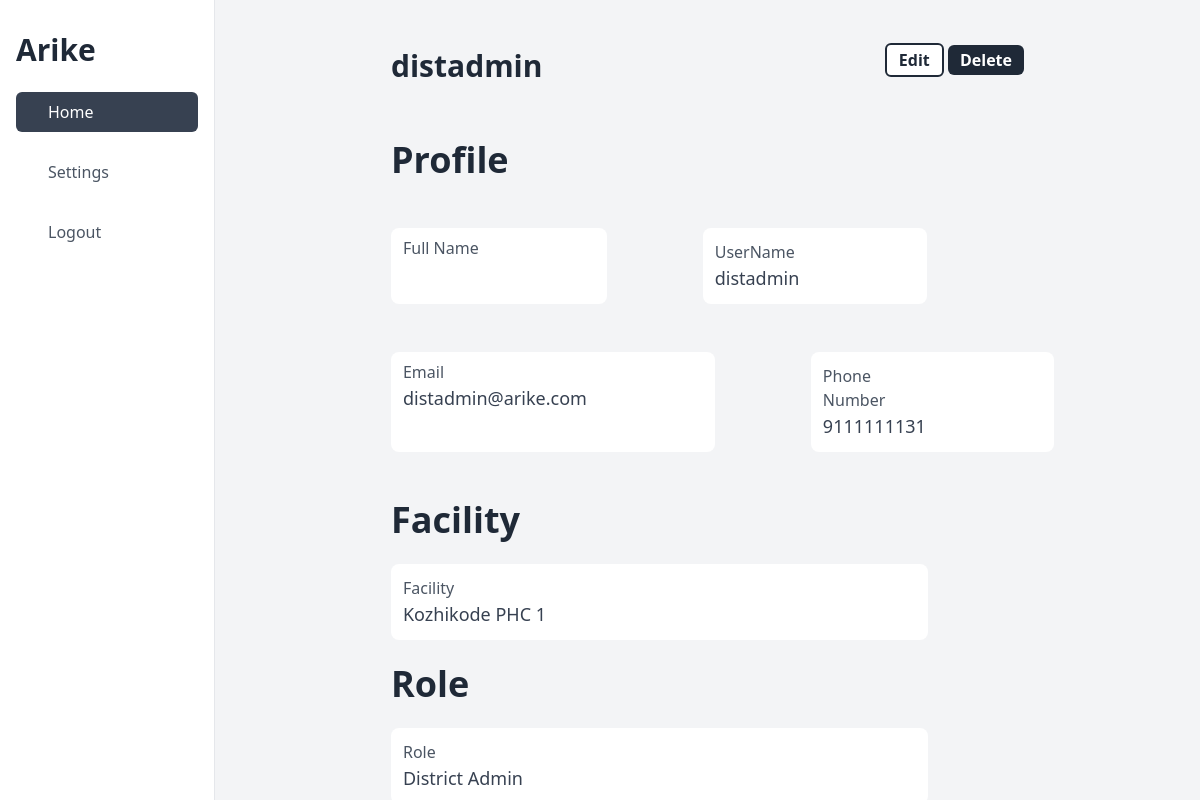
Page /detail/user/1 on the earlier database version.
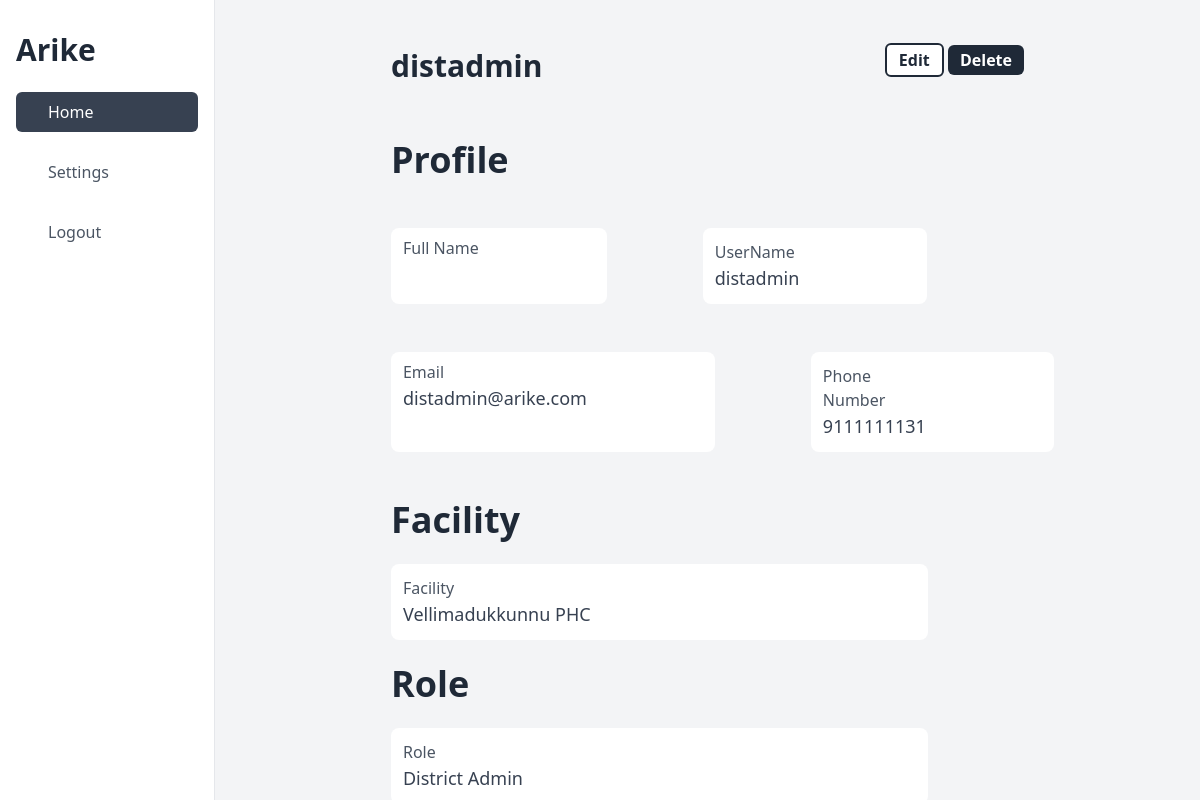
Same page on the later database version.
### apps/models.py (models this page shows, shortened)
class CustomUser(AbstractUser):
    full_name = models.CharField(max_length=150, blank=True)
    role = models.CharField(choices=USER_ROLES, max_length=20, blank=False)
    phone = models.CharField(max_length=14, validators=[phone_number_regex])
    is_verified = models.BooleanField(default=True)
    district = models.ForeignKey(
        District, on_delete=models.PROTECT, blank=True, null=True
    )
    facility = models.ForeignKey(
        Facility, on_delete=models.PROTECT, blank=True, null=True
    )
    created_at = models.DateTimeField(auto_now_add=True)
    updated_at = models.DateTimeField(auto_now=True)
    deleted = models.BooleanField(default=False)

class Facility(models.Model):
    kind = models.CharField(max_length=10, choices=FACILITY_KIND)
    name = models.CharField(max_length=35)
    address = models.TextField(default="")
    pincode = models.CharField(max_length=6)
    phone = models.CharField(max_length=14, validators=[phone_number_regex])
    ward = models.ForeignKey(Ward, on_delete=models.PROTECT)
    created_at = models.DateTimeField(auto_now_add=True)
    updated_at = models.DateTimeField(auto_now=True)
    deleted = models.BooleanField(default=False)
    def __str__(self):
        return self.name

### apps/views.py (the view)
# urls.py: path("detail/user/<pk>", UserDetailView.as_view()),
class UserDetailView(DetailView):
    model = CustomUser
    template_name = "User/customuser_detail.html"

### templates/User/customuser_detail.html (shortened to what this page needs)
{% extends "base_dashboard.html" %}
{% block content %}
    <div class="flex justify-between  my-8">
        <h1 class="text-3xl font-bold text-gray-800">{{ object.username }}</h1>
        <div>
            <a class="bg-white text-gray-800 font-bold text-1xl px-3 py-1 rounded-md text-center border-2 border-gray-800" href="/update/user/{{ object.id }}">Edit</a>
            <a class="bg-gray-800 text-white font-bold text-1xl px-3 py-1 rounded-md text-center" href="/delete/user/{{ object.id }}">Delete</a>
        </div>
    </div>
    <div class="flex flex-col">
        <h1 class="text-gray-800 font-semibold text-4xl my-6">Profile</h1>
        <div class="flex flex-row justify-start my-6  ">
            <div class="bg-white pr-32 pl-3 py-2 rounded-lg mr-24">
                <p class="text-gray-600 font-light text-md">Full Name </p>
            </div>
            <div class="bg-white pr-32 pl-3 py-3 rounded-lg mr-24">
                <p class="text-gray-600 font-light text-md">UserName </p>
                <p class="text-gray-700 font-regular text-lg">{{ object.username }}</p>
            </div>
        </div>
        <div class="flex flex-row justify-start my-6 ">
            <div class="bg-white pr-32 pl-3 py-2 rounded-lg mr-24">
                <p class="text-gray-600 font-light text-md">Email </p>
                <p class="text-gray-700 font-regular text-lg">{{ object.email }}</p>
            </div>
            <div class="bg-white pr-32 pl-3 py-3 rounded-lg mr-24">
                <p class="text-gray-600 font-light text-md">Phone Number </p>
                <p class="text-gray-700 font-regular text-lg">{{ object.phone }}</p>
            </div>
        </div>
        <h1 class="text-gray-800 font-semibold text-4xl my-6">Facility</h1>
        <div class="bg-white pr-32 pl-3 py-3 rounded-lg mr-24">
            <p class="text-gray-600 font-light text-md">Facility </p>
            <p class="text-gray-700 font-regular text-lg">{{ object.facility }}</p>
        </div>
        <h1 class="text-gray-800 font-semibold text-4xl my-6">Role</h1>
        <div class="bg-white pr-32 pl-3 py-3 rounded-lg mr-24">
            <p class="text-gray-600 font-light text-md">Role </p>
            <p class="text-gray-700 font-regular text-lg">{{ object.role }}</p>
        </div>
    </div>
{% endblock content %}

Differences in the rows shown:
changed CustomUser "distadmin": facility "Kozhikode PHC 1" → "Vellimadukkunnu PHC"
